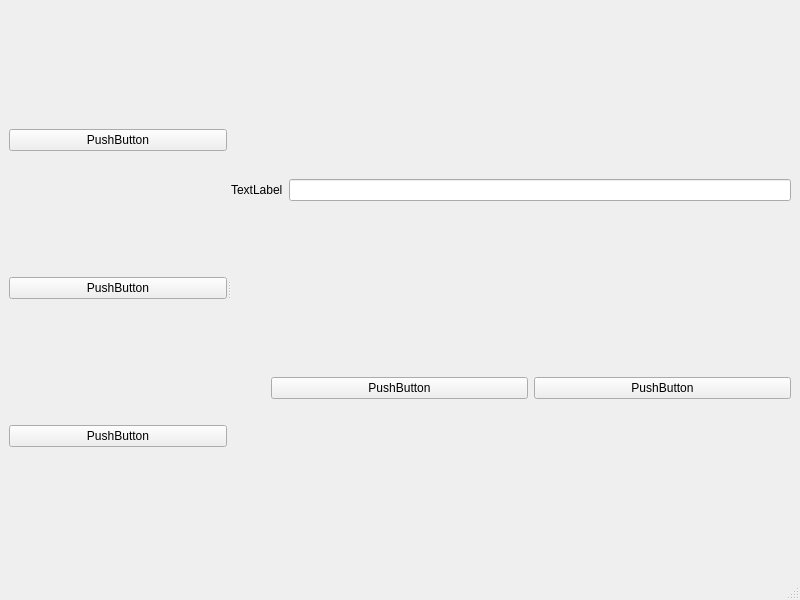
<?xml version="1.0" encoding="UTF-8"?>
<ui version="4.0">
 <class>MainWindow</class>
 <widget class="QMainWindow" name="MainWindow">
  <property name="geometry">
   <rect>
    <x>0</x>
    <y>0</y>
    <width>800</width>
    <height>600</height>
   </rect>
  </property>
  <property name="windowTitle">
   <string>MainWindow</string>
  </property>
  <widget class="QWidget" name="centralwidget">
   <layout class="QVBoxLayout" name="verticalLayout_3">
    <item>
     <widget class="QSplitter" name="splitter">
      <property name="orientation">
       <enum>Qt::Horizontal</enum>
      </property>
      <widget class="QWidget" name="layoutWidget">
       <layout class="QVBoxLayout" name="verticalLayout_2">
        <item>
         <widget class="QPushButton" name="pushButton_3">
          <property name="text">
           <string>PushButton</string>
          </property>
         </widget>
        </item>
        <item>
         <widget class="QPushButton" name="pushButton_4">
          <property name="text">
           <string>PushButton</string>
          </property>
         </widget>
        </item>
        <item>
         <widget class="QPushButton" name="pushButton_5">
          <property name="text">
           <string>PushButton</string>
          </property>
         </widget>
        </item>
       </layout>
      </widget>
      <widget class="QWidget" name="layoutWidget">
       <layout class="QVBoxLayout" name="verticalLayout">
        <item>
         <layout class="QHBoxLayout" name="horizontalLayout">
          <item>
           <widget class="QLabel" name="label">
            <property name="text">
             <string>TextLabel</string>
            </property>
           </widget>
          </item>
          <item>
           <widget class="QLineEdit" name="lineEdit"/>
          </item>
         </layout>
        </item>
        <item>
         <layout class="QHBoxLayout" name="horizontalLayout_2">
          <item>
           <spacer name="horizontalSpacer">
            <property name="orientation">
             <enum>Qt::Horizontal</enum>
            </property>
            <property name="sizeType">
             <enum>QSizePolicy::Minimum</enum>
            </property>
            <property name="sizeHint" stdset="0">
             <size>
              <width>40</width>
              <height>20</height>
             </size>
            </property>
           </spacer>
          </item>
          <item>
           <widget class="QPushButton" name="pushButton">
            <property name="text">
             <string>PushButton</string>
            </property>
           </widget>
          </item>
          <item>
           <widget class="QPushButton" name="pushButton_2">
            <property name="text">
             <string>PushButton</string>
            </property>
           </widget>
          </item>
         </layout>
        </item>
       </layout>
      </widget>
     </widget>
    </item>
   </layout>
  </widget>
  <widget class="QMenuBar" name="menubar">
   <property name="geometry">
    <rect>
     <x>0</x>
     <y>0</y>
     <width>800</width>
     <height>30</height>
    </rect>
   </property>
  </widget>
  <widget class="QStatusBar" name="statusbar"/>
 </widget>
 <tabstops>
  <tabstop>lineEdit</tabstop>
  <tabstop>pushButton_5</tabstop>
  <tabstop>pushButton_4</tabstop>
  <tabstop>pushButton</tabstop>
  <tabstop>pushButton_2</tabstop>
  <tabstop>pushButton_3</tabstop>
 </tabstops>
 <resources/>
 <connections/>
</ui>
